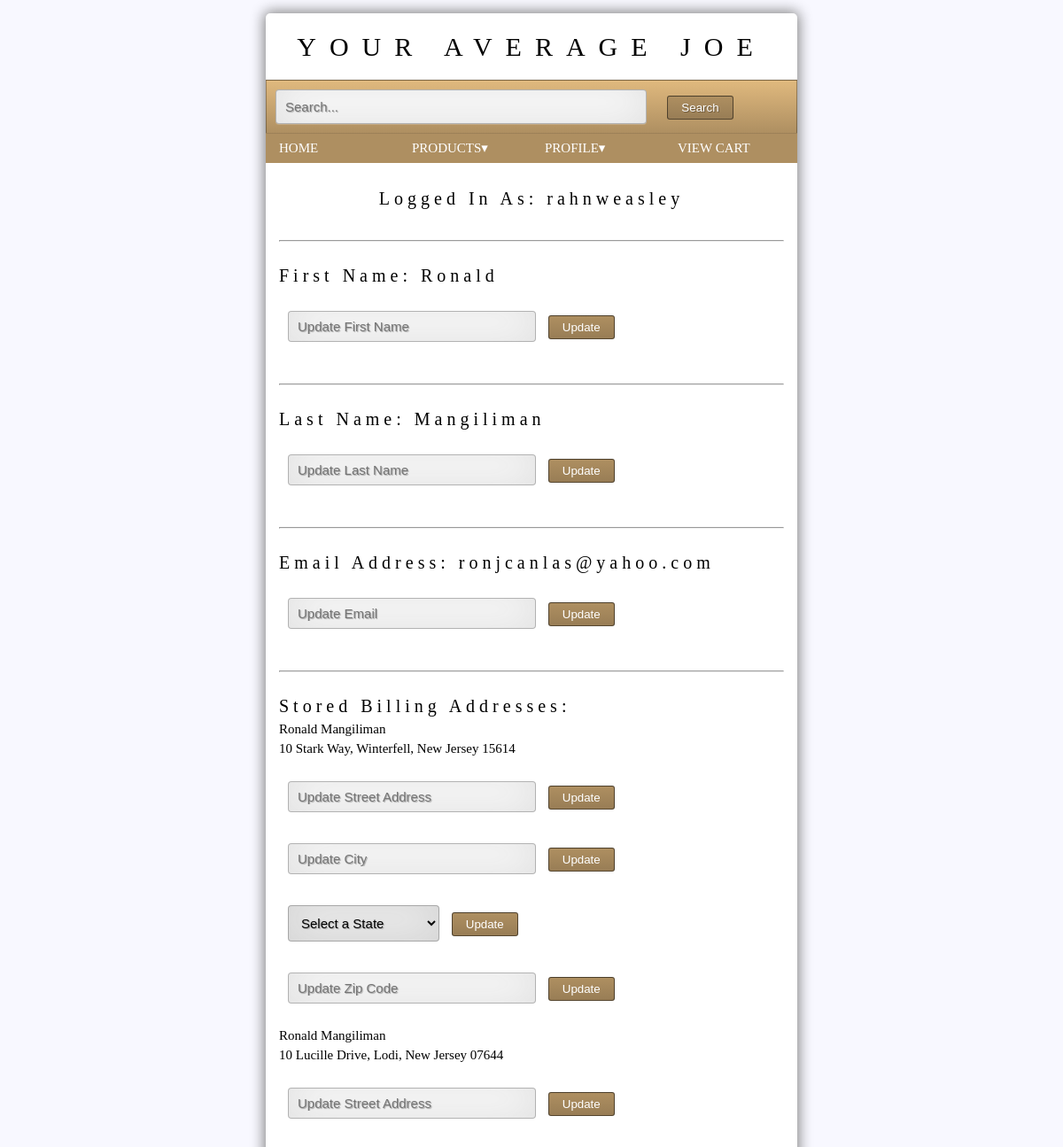
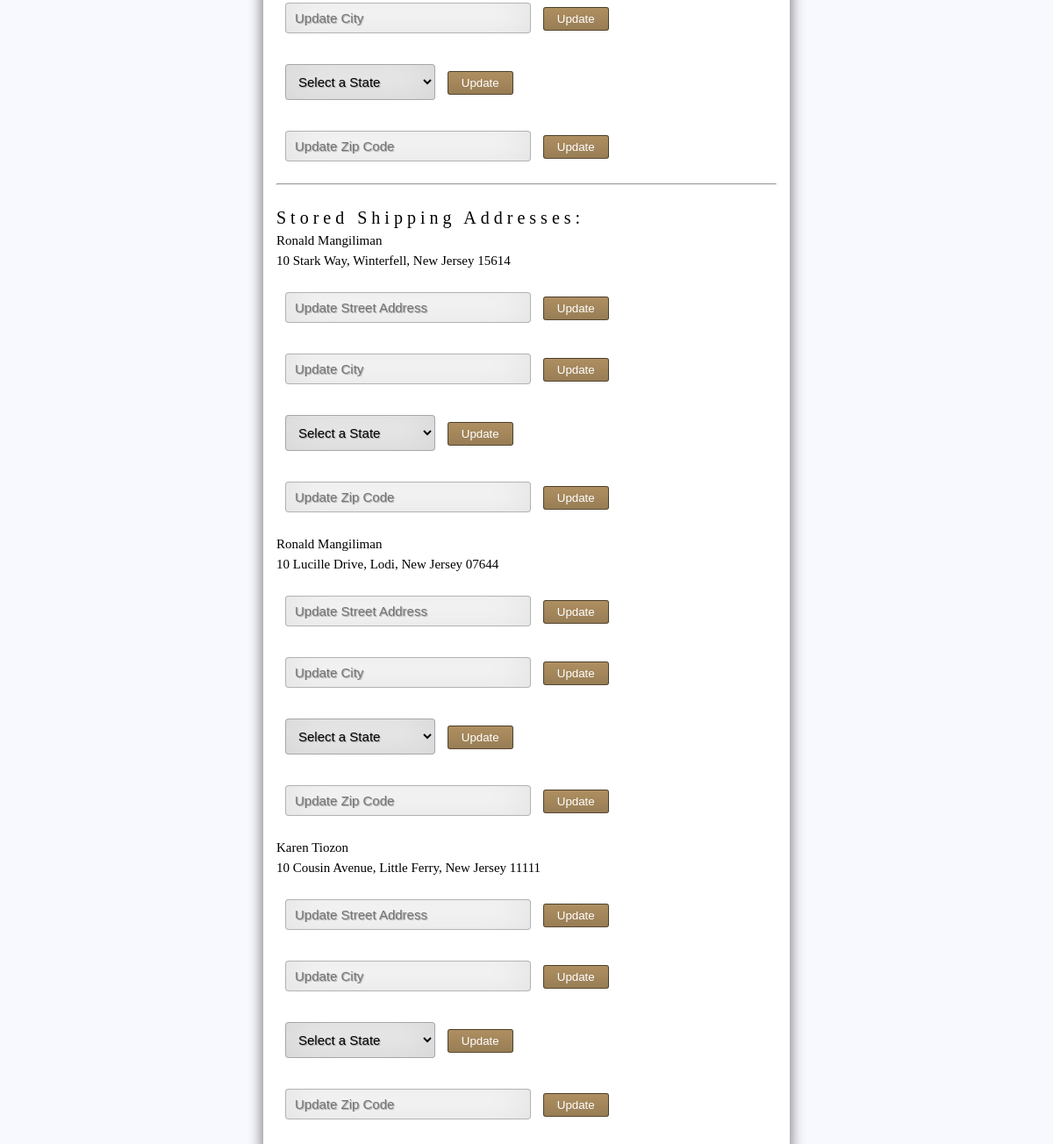
Page /joe_change_info_form.php (signed in) on the committed database (2 pictures, top to bottom).
### tables this page shows
CREATE TABLE IF NOT EXISTS `Customer` (
  `First_Name` varchar(255) DEFAULT NULL,
  `Last_Name` varchar(255) DEFAULT NULL,
  `c_username` varchar(20) NOT NULL DEFAULT '',
  `Password` varchar(255) DEFAULT NULL,
  `email` varchar(55) DEFAULT NULL,
  `c_id` int(255) NOT NULL AUTO_INCREMENT,
  PRIMARY KEY (`c_id`),
  KEY `c_id` (`c_id`)
);

CREATE TABLE IF NOT EXISTS `b_address` (
  `b_fname` varchar(255) NOT NULL,
  `b_lname` varchar(255) NOT NULL,
  `b_street` varchar(255) NOT NULL,
  `b_city` varchar(255) NOT NULL,
  `b_state` varchar(255) NOT NULL,
  `b_zip_code` varchar(5) NOT NULL,
  `b_address_id` int(255) NOT NULL AUTO_INCREMENT,
  `c_id` int(255) NOT NULL,
  UNIQUE KEY `b_address_id` (`b_address_id`),
  KEY `c_id` (`c_id`)
);

CREATE TABLE IF NOT EXISTS `s_address` (
  `s_fname` varchar(255) NOT NULL,
  `s_lname` varchar(255) NOT NULL,
  `s_street` varchar(255) NOT NULL,
  `s_city` varchar(255) NOT NULL,
  `s_state` varchar(255) NOT NULL,
  `s_zip_code` varchar(5) NOT NULL,
  `s_address_id` int(255) NOT NULL AUTO_INCREMENT,
  `c_id` int(255) NOT NULL,
  UNIQUE KEY `s_address_id` (`s_address_id`),
  UNIQUE KEY `s_address_id_2` (`s_address_id`),
  KEY `s_address_id_3` (`s_address_id`),
  KEY `s_address_id_4` (`s_address_id`),
  KEY `c_id` (`c_id`)
);

### joe_db_fns.php (called while the page is built, shortened)
<?php
    function db_result_to_array($result) {
        $res_array = array();
        for ($count=0; $row = $result->fetch_assoc(); $count++) {
            $res_array[$count] = $row;
        }
        return $res_array;
    }
?>

### joe_change_info_form.php (the view, shortened to what this page needs)
<?php
if(isset($_SESSION['valid_user'])) {
        require_once('joe_menus.php');
        require_once('joe_db_fns.php');
        $username = $_SESSION['valid_user'];
        $conn = db_connect();
        $result = $conn->query("SELECT c_id FROM Customer WHERE c_username='".$username."'");
        $result = @$result->fetch_object();
        $customerid = $result->c_id;
        $result = $conn->query("SELECT * FROM Customer WHERE c_username='".$username."'");
        if ($result->num_rows > 0) {
                $row = $result->fetch_assoc();
                    }
        if(isset($_SESSION['DB_user']))
        {
         $result = $conn->query("SELECT * FROM DB_Admin WHERE username='".$username."'");
        if ($result->num_rows > 0) {
                $row = $result->fetch_assoc();
                    }
        echo '<h2>Logged In As: '.$username.'</h2><br><hr><br>
            <section class= "change_info">
            <h4>First Name: '.$row['fName'].'</h4>
            <p>
            <form action="joe_information_results.php" method="post" enctype="multipart/form-data">
            <input type= "text" name= "first_name" pattern="[a-zA-Z]{1,25}" title="First names must be letters 1-25 characters in length" placeholder = "Update First Name"    style="width: 280px; height: 35px;"/>
            <button type="submit">Update</button>
            </form>
            </p><br><hr><br>
            <h4>Last Name: '.$row['lName'].'</h4>
            <p>
            <form action="joe_information_results.php" method="post" enctype="multipart/form-data">
            <input type= "text" name= "last_name" pattern="[a-zA-Z]{1,25}" title="Last names must be letters 1-25 characters in length" placeholder = "Update Last Name" style="width: 280px; height: 35px;"/>
            <button type="submit">Update</button>
            </form>
            </p><br><hr><br></section>';
        }
	else{
            if(!(isset($_SESSION['owner_user'])||isset($_SESSION['employee_user'])||isset($_SESSION['DB_user']))){
       	    echo '<h2>Logged In As: '.$username.'</h2><br><hr><br>
            <section class= "change_info">
            <h4>First Name: '.$row['First_Name'].'</h4>
            <p>
            <form action="joe_information_results.php" method="post" enctype="multipart/form-data">
            <input type= "text" name= "first_name" pattern="[a-zA-Z]{1,25}" title="First names must be letters 1-25 characters in length" placeholder = "Update First Name"    style="width: 280px; height: 35px;"/>
            <button type="submit">Update</button>
            </form>
            </p><br><hr><br>
            <h4>Last Name: '.$row['Last_Name'].'</h4>
            <p>
            <form action="joe_information_results.php" method="post" enctype="multipart/form-data">
            <input type= "text" name= "last_name" pattern="[a-zA-Z]{1,25}" title="Last names must be letters 1-25 characters in length" placeholder = "Update Last Name" style="width: 280px; height: 35px;"/>
            <button type="submit">Update</button>
            </form>
            </p><br><hr><br>
            <h4>Email Address: '.$row['email'].'</h4>
            <p>
            <form action="joe_information_results.php" method="post" enctype="multipart/form-data">
            <input type= "text" name= "email" placeholder = "Update Email" style="width: 280px; height: 35px;"/>
            <button type="submit">Update</button>
            </form>
            </p><br><hr><br> </section>';
            }
            }
	    echo "<section class = 'change_info'>
            <h4>Stored Billing Addresses: </h4>";
            $result = $conn->query("SELECT * FROM b_address WHERE c_id='".$customerid."'");
            if ($result->num_rows > 0) {
                $result = db_result_to_array($result);
                foreach ($result as $row) {
		            echo $row['b_fname']." ";
		            echo $row['b_lname']."<br>";
		            echo $row['b_street'];
		            echo ", ";
		            echo $row['b_city'];
		            echo ", ";
		            echo $row['b_state'];
		            echo $row['b_zip_code'];
		            echo '<p>
		            <form action="joe_information_results.php?b_address_id='.$row['b_address_id'].'"  method="post" enctype="multipart/form-data">
		            <input type= "text" name= "b_street" pattern="[0-9A-Za-z -]{1,25}" title="Street names can only be a combination of letters and numbers" placeholder = "Update Street Address" style="width: 280px; height: 35px;"/>
		            <button type="submit">Update</button>
		            </form>
		            </p>
		            <p>
		            <form action="joe_information_results.php?b_address_id='.$row['b_address_id'].'" method="post" enctype="multipart/form-data">
		            <input type= "text" name= "b_city" pattern="[a-zA-Z]{1,25}" title="City names must be letters 1-25 characters in length" placeholder = "Update City" style="width: 280px; height: 35px;"/>
		            <button type="submit">Update</button>
		            </form>
		            </p>
		            <p>
		            <form action="joe_information_results.php?b_address_id='.$row['b_address_id'].'" method="post" enctype="multipart/form-data">
		            <select name="b_state">
		                <option disabled selected value>Select a State</option>
		            </select>
		            <button type="submit">Update</button>
		            </form>
		            </p>
		            <p>
		            <form action="joe_information_results.php?b_address_id='.$row['b_address_id'].'" method="post" enctype="multipart/form-data">
		            <input type= "text" name= "b_zip_code" maxlength="5" pattern= "[0-9]{5}" title="Zip codes must be a combination of numbers of length 5" placeholder = "Update Zip Code" style="width: 280px; height: 35px;"/>
		            <button type="submit">Update</button>
		            </form>
		            </p>';
            	}
                } else {
                    echo "No saved billing addresses belonging to this account. Buy something to save one at checkout!";
                }
            echo "</section>";
            $result = $conn->query("SELECT * FROM s_address WHERE c_id='".$customerid."'");
	    echo "<section class = 'change_info'> <hr><br>
            <h4>Stored Shipping Addresses: </h4>";
            if ($result->num_rows > 0) {
                    $result = db_result_to_array($result);
                    foreach ($result as $row) {
		            echo $row['s_fname']." ";
		            echo $row['s_lname']."<br>";
		            echo $row['s_street'];
		            echo ", ";
		            echo $row['s_city'];
		            echo ", ";
		            echo $row['s_state'];
		            echo $row['s_zip_code'];
		            echo '<p>
		            <form action="joe_information_results.php?s_address_id='.$row['s_address_id'].'" method="post" enctype="multipart/form-data">
		            <input type= "text" name= "s_street" pattern="[0-9A-Za-z -]{1,25}" title="Street names can only be a combination of letters and numbers" placeholder = "Update Street Address" style="width: 280px; height: 35px;"/>
		            <button type="submit">Update</button>
		            </form>
		            </p>
		            <p>
		            <form action="joe_information_results.php?s_address_id='.$row['s_address_id'].'" method="post" enctype="multipart/form-data">
		            <input type= "text" name= "s_city" pattern="[a-zA-Z]{1,25}" title="City names must be letters 1-25 characters in length" placeholder = "Update City" style="width: 280px; height: 35px;"/>
		            <button type="submit">Update</button>
		            </form>
		            </p>
		            <p>
		            <form action="joe_information_results.php?s_address_id='.$row['s_address_id'].'" method="post" enctype="multipart/form-data">
		            <select name="s_state">
		                <option disabled selected value>Select a State</option>
		            </select>
		            <button type="submit">Update</button>
		            </form>
		            </p>
		            <p>
		            <form action="joe_information_results.php?s_address_id='.$row['s_address_id'].'" method="post" enctype="multipart/form-data">
		            <input type= "text" name= "s_zip_code" maxlength="5" pattern= "[0-9]{5}" title="Zip codes must be a combination of numbers of length 5" placeholder = "Update Zip Code" style="width: 280px; height: 35px;"/>
		            <button type="submit">Update</button>
		            </form>
		            </p> ';
            		}
                } else {
                    echo "No saved shipping addresses belonging this account. Buy something to save one at checkout!";
            }
            echo "</section>";
            require_once('joe_footer.php');
} else {
        header('refresh: 5; url=index.php');
        echo "You are not logged in to view this page. You will be redirected to login in 5 seconds.";
}
?>

### joestyle.css (style rules this page uses)
* { margin: 0; padding: 0; }
body { font: 300 15px/1.5 "Times New Roman", Times, serif; background: #f8f8ff; margin: 15px; }
section { clear: left; }
h2 { font-size: 20px; font-weight: 100; letter-spacing: 5px; text-align: center; padding: 10px; }
h4 { font-size: 20px; font-weight: 100; letter-spacing: 5px; }
p { margin: 15px 0; }
input { width: 70%; margin: 10px; padding: 10px; font-size: 15px; text-shadow: 1px 1px 1px rgba(0,0,0,0.3); border: 1px solid rgba(0,0,0,0.3); border-radius: 4px; box-shadow: inset 0 -5px 45px rgba(100,100,100,0.2), 0 1px rgba(255,255,255,0.2); -webkit-transition: box-shadow .5s ease; -moz-transition: box-shadow .5s ease; -o-transition: box-shadow .5s ease; -ms-transition: box-shadow .5s ease; transition: box-shadow .5s ease; }
.change_info button { border: 1px solid rgba(0, 0, 0, 0.5); background: #ae8f61; background: -moz-linear-gradient(top, #ae8f61 0%, #987d55 100%); background: -webkit-gradient(linear, left top, left bottom, color-stop(0%,#ae8f61), color-stop(100%,#987d55)); background: -webkit-linear-gradient(top, #ae8f61 0%,#987d55 100%); background: -o-linear-gradient(top, #ae8f61 0%,#987d55 100%); background: -ms-linear-gradient(top, #ae8f61 0%,#987d55 100%); background: linear-gradient(to bottom, #ae8f61 0%,#987d55 100%); filter: progid:DXImageTransform.Microsoft.gradient( startColorstr='#ae8f61', endColorstr='#987d55',GradientType=0 ); color: #ffffff; padding: 5px 15px; border-radius: 3px; }
select { width: 30%; margin: 10px; padding: 10px; font-size: 15px; text-shadow: 1px 1px 1px rgba(0,0,0,0.3); border: 1px solid rgba(0,0,0,0.3); border-radius: 4px; box-shadow: inset 0 -5px 45px rgba(100,100,100,0.2), 0 1px rgba(255,255,255,0.2); -webkit-transition: box-shadow .5s ease; -moz-transition: box-shadow .5s ease; -o-transition: box-shadow .5s ease; -ms-transition: box-shadow .5s ease; transition: box-shadow .5s ease; }

### rows in the picture
customer: First_Name "Ronald", Last_Name "Mangiliman", email "ronjcanlas@yahoo.com"
b_address: b_fname "Ronald", b_lname "Mangiliman", b_street "10 Stark Way", b_city "Winterfell", b_state "New Jersey", b_zip_code "15614"
b_address: b_fname "Ronald", b_lname "Mangiliman", b_street "10 Lucille Drive", b_city "Lodi", b_state "New Jersey", b_zip_code "07644"
s_address: s_fname "Ronald", s_lname "Mangiliman", s_street "10 Stark Way", s_city "Winterfell", s_state "New Jersey", s_zip_code "15614"
s_address: s_fname "Ronald", s_lname "Mangiliman", s_street "10 Lucille Drive", s_city "Lodi", s_state "New Jersey", s_zip_code "07644"
s_address: s_fname "Karen", s_lname "Tiozon", s_street "10 Cousin Avenue", s_city "Little Ferry", s_state "New Jersey", s_zip_code "11111"

### other values in the picture
$username "rahnweasley"
